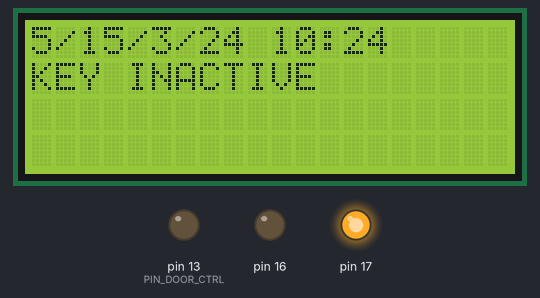
A sketch run on a simulated Arduino Uno, built with avr-gcc and run on an emulated ATmega328P. On the bench: 20×4 character LCD, output pins drawn as LEDs (lit = HIGH). The local clock reads 2024-03-15 10:24:30 at power-on unless the sketch sets it; what the sketch prints to the serial monitor is not drawn.

Above: at 0.1 s.
At 90.1 s:
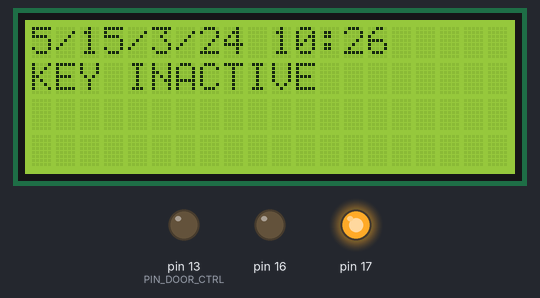

The sketch:

DoorTimer2.ino
```cpp
//#include <WProgram.h>
#include <Wire.h>
#include "RTClib.h"
#include <avr/wdt.h>
#include <LiquidCrystal.h>
LiquidCrystal lcd(12, 11, 5, 4, 3, 2);

#define PIN_DOOR_CTRL 13
#define STATE_KEY_OPR     HIGH
#define STATE_KEY_NOP     LOW

/*Time struct config Ex. 8AM config 800,8.30AM config 830,3.30PM config 1530 */
/*NOP = No operate it's mean KEY INACTIVE*/
/*OPR = Operate it's mean KEY ACTIVE*/
typedef struct
{
  unsigned int time_nop;
  unsigned int time_opr;
}Rule;

void KeyCardInActive(void );
void KeyCardActive(void );

int rtc[7];
RTC_DS1307 RTC;

Rule rule[7];

void setup()
{
   // set up the LCD's number of rows and columns:
  lcd.begin(20, 4);

  wdt_enable(WDTO_500MS);          //Set WatchDog at 500ms
  pinMode(PIN_DOOR_CTRL, OUTPUT);  //Set Pin output for Control Door

  //Sunday is lock all day.
  rule[0].time_nop = 2500;
  rule[0].time_opr = 0000;

  //Monday is open 0830H to 1630H.
  rule[1].time_nop = 830;
  rule[1].time_opr = 1630;

  //Tuesday is open 0830H to 1630H.
  rule[2].time_nop = 830;
  rule[2].time_opr = 1630;

  //Wednesday is open 0830H to 1630H.
  rule[3].time_nop = 830;
  rule[3].time_opr = 1630;

  //Thursday is open 0830H to 1630H.
  rule[4].time_nop = 830;
  rule[4].time_opr = 1630;

  //Friday is open 0830H to 1630H.
  rule[5].time_nop = 830;
  rule[5].time_opr = 1630;

  //Saturday is lock all day.
  rule[6].time_nop = 2500;
  rule[6].time_opr = 0000;

  DDRC  |= _BV(2) | _BV(3);  // POWER:Vcc Gnd
  PORTC |= _BV(3);  // VCC PINC3

  Serial.begin(9600);
  Wire.begin();
  RTC.begin();
  //RTC.adjust(DateTime(__DATE__, __TIME__));

  /*Config Squard Wave*/
 //
// Wire.beginTransmission(DS1307_CTRL_ID);
//  Wire.send(0x07);  // CONTROL register pointer
//  Wire.send(0x10);  // 1Hz
//  Wire.endTransmission();

  /*Setup Time only, Don't use when Normal work*/
//  RTC.stop();
//  RTC.set(DS1307_SEC,0);
//  RTC.set(DS1307_MIN,23);
//  RTC.set(DS1307_HR,14);
//  RTC.set(DS1307_DOW,3);  //1=Sunday, 2=Monday,...,7=Saterday
//  RTC.set(DS1307_DATE,15);
//  RTC.set(DS1307_MTH,9);
//  RTC.set(DS1307_YR,15);
//  RTC.start();
}

void loop()
{
  DateTime now = RTC.now();
   /*READ Time From RTC*/
  //RTC.get(rtc,true);

  /*Check Time; TIME_OPEN < TIME < TIME_CLOSE*/
  //if(((rtc[2]*100 + rtc[1] ) >= rule[rtc[3]-1].time_nop) && ((rtc[2]*100 + rtc[1] ) < rule[rtc[3]-1].time_opr))  //When RTC is while time of door open
  //Rule count 0-6; 0 is Sunday, 6 is Saterday; but RTC count 1-7; 1 is sunday ,7 is Saterday; so minus(1) from RTC[3] = Day of rule
  /*{
    KeyCardInActive();
    Serial.print("KEY CARD INACTIVE");
     lcd.setCursor(0, 1);
     lcd.print("KEY INACTIVE");
  }
  else
  {
    KeyCardActive();    //Door Lock
    Serial.print("Key Card Active");
    lcd.setCursor(0, 1);
     lcd.print("KEY ACTIVE");
     }*/

  if(now.dayOfWeek() == 0 || now.dayOfWeek() == 6)
  {
    KeyCardActive();    //Door Lock
    Serial.print("Key Card Active");
    lcd.setCursor(0, 1);
    lcd.print("KEY ACTIVE");
  }
  else{
    if(now.hour() >= 6 && now.hour() <= 17){
      KeyCardInActive();
      Serial.print("KEY CARD INACTIVE");
      lcd.setCursor(0, 1);
      lcd.print("KEY INACTIVE");
    }
    else{
      KeyCardActive();    //Door Lock
      Serial.print("Key Card Active");
      lcd.setCursor(0, 1);
      lcd.print("KEY ACTIVE");
    }
  }

 /*Serial.print(rtc[2], DEC);
 Serial.print(":");
 Serial.print(rtc[1], DEC);
 Serial.print(":");
 Serial.print(rtc[0], DEC);
 Serial.print(" ");

 Serial.print(rtc[3], DEC);
 Serial.print(" ");
 Serial.print(rtc[4], DEC);
 Serial.print(" ");
 Serial.print(rtc[5], DEC);
 Serial.print(" ");
 Serial.print(rtc[6], DEC);
 Serial.print(" ");

 Serial.print(rule[rtc[3]].time_nop, DEC);
 Serial.print(" ");
 Serial.println(rule[rtc[3]].time_opr, DEC);*/


 wdt_reset(); //Watchdog Reset

{
  /*// set the cursor to column 0, line 1
  // (note: line 1 is the second row, since counting begins with 0):
  lcd.setCursor(0, 0);
// lcd.print(rtc[7], DEC);

  lcd.setCursor(0, 1);
 lcd.print(rtc[2], DEC);
 lcd.print(":");
 lcd.print(rtc[1], DEC);
 lcd.print(":");
 lcd.print(rtc[0], DEC);
 lcd.print(" ");

  lcd.setCursor(0, 2);
 lcd.print(rtc[3], DEC);
 lcd.print("/");
 lcd.print(rtc[4], DEC);
 lcd.print("/");
 lcd.print(rtc[5], DEC);
 lcd.print("/");
 lcd.print(rtc[6], DEC);

 //lcd.setCursor(1, 1);  */

 // set the cursor to column 0, line 1
  // (note: line 1 is the second row, since counting begins with 0):
  //lcd.setCursor(0, 0);
// lcd.print(rtc[7], DEC);

  lcd.setCursor(0, 0);
  lcd.print(now.dayOfWeek(), DEC);
  lcd.print("/");
  lcd.print(now.day(), DEC);
 lcd.print("/");
 lcd.print(now.month(), DEC);
 lcd.print("/");
 lcd.print(now.year()-2000, DEC);
 lcd.print(" ");
 lcd.print(now.hour(), DEC);
 lcd.print(":");
 if(now.minute() < 10){
 lcd.print("0");
 }
 lcd.print(now.minute(), DEC);

 //lcd.print(":");
 //lcd.print(now.second(), DEC);

  //lcd.setCursor(0, 1);
 //lcd.print(rtc[3], DEC);
 //lcd.print("/");


 //lcd.setCursor(1, 1);

delay(100);
}

}
void KeyCardInActive(void )
{
  digitalWrite(PIN_DOOR_CTRL, STATE_KEY_NOP);
}

void KeyCardActive(void )
{
  digitalWrite(PIN_DOOR_CTRL, STATE_KEY_OPR);
}
```
